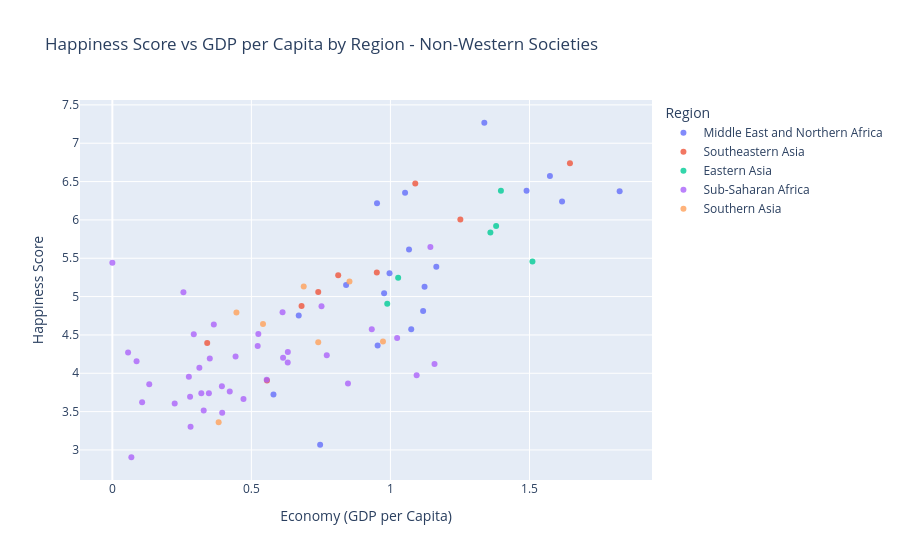

The code cell stored with this chart in its notebook:
### Code cell
# Task 3: EDA
# Scatter Plot of the rest
import plotly.express as px

fig_1 = px.scatter(
    rest_df,
    x="Economy (GDP per Capita)",
    y="Happiness Score",
    color="Region",
    hover_name="Country",
    title="Happiness Score vs GDP per Capita by Region - Non-Western Societies",
    opacity=0.8,
)

fig_1.show()

### Figure 1 — Plotly figure (JSON) as saved in the notebook; plotly's stock layout.template omitted (floating-point values rounded to 4 significant figures)
{"data": [{"hovertemplate": "<b>%{hovertext}</b><br><br>Region=Middle East and Northern Africa<br>Economy (GDP per Capita)=%{x}<br>Happiness Score=%{y}<extra></extra>", "hovertext": ["Israel", "United Arab Emirates", "Saudi Arabia", "Qatar", "Algeria", "Kuwait", "Bahrain", "Libya", "Turkey", "Jordan", "Morocco", "Lebanon", "Tunisia", "Iran", "Palestinian Territories", "Iraq", "Egypt", "Yemen", "Syria"], "legendgroup": "Middle East and Northern Africa", "marker": {"color": "#636efa", "opacity": 0.8, "symbol": "circle"}, "mode": "markers", "name": "Middle East and Northern Africa", "orientation": "v", "showlegend": true, "type": "scatter", "x": [1.338, 1.574, 1.49, 1.824, 1.053, 1.617, 0.9518, 1.067, 1.165, 0.9967, 0.8406, 1.123, 0.9772, 1.118, 0.6702, 1.075, 0.9539, 0.5794, 0.7472], "xaxis": "x", "y": [7.267, 6.573, 6.379, 6.375, 6.355, 6.239, 6.218, 5.615, 5.389, 5.303, 5.151, 5.129, 5.045, 4.813, 4.754, 4.575, 4.362, 3.724, 3.069], "yaxis": "y"}, {"hovertemplate": "<b>%{hovertext}</b><br><br>Region=Southeastern Asia<br>Economy (GDP per Capita)=%{x}<br>Happiness Score=%{y}<extra></extra>", "hovertext": ["Singapore", "Thailand", "Malaysia", "Indonesia", "Philippines", "Vietnam", "Laos", "Myanmar", "Cambodia"], "legendgroup": "Southeastern Asia", "marker": {"color": "#EF553B", "opacity": 0.8, "symbol": "circle"}, "mode": "markers", "name": "Southeastern Asia", "orientation": "v", "showlegend": true, "type": "scatter", "x": [1.646, 1.089, 1.251, 0.951, 0.8122, 0.7404, 0.6804, 0.3411, 0.556], "xaxis": "x", "y": [6.739, 6.474, 6.005, 5.314, 5.279, 5.061, 4.876, 4.395, 3.907], "yaxis": "y"}, {"hovertemplate": "<b>%{hovertext}</b><br><br>Region=Eastern Asia<br>Economy (GDP per Capita)=%{x}<br>Happiness Score=%{y}<extra></extra>", "hovertext": ["Taiwan", "Japan", "South Korea", "Hong Kong", "China", "Mongolia"], "legendgroup": "Eastern Asia", "marker": {"color": "#00cc96", "opacity": 0.8, "symbol": "circle"}, "mode": "markers", "name": "Eastern Asia", "orientation": "v", "showlegend": true, "type": "scatter", "x": [1.397, 1.38, 1.359, 1.511, 1.028, 0.9885], "xaxis": "x", "y": [6.379, 5.921, 5.835, 5.458, 5.245, 4.907], "yaxis": "y"}, {"hovertemplate": "<b>%{hovertext}</b><br><br>Region=Sub-Saharan Africa<br>Economy (GDP per Capita)=%{x}<br>Happiness Score=%{y}<extra></extra>", "hovertext": ["Mauritius", "Somalia", "Somaliland Region", "Nigeria", "Zambia", "Sierra Leone", "Namibia", "Cameroon", "Ethiopia", "South Africa", "Kenya", "Ghana", "Congo (Kinshasa)", "Congo (Brazzaville)", "Senegal", "Mauritania", "Zimbabwe", "Malawi", "Sudan", "Gabon", "Mali", "Botswana", "Comoros", "Ivory Coast", "Angola", "Niger", "South Sudan", "Chad", "Burkina Faso", "Uganda", "Madagascar", "Tanzania", "Liberia", "Guinea", "Rwanda", "Benin", "Togo", "Burundi"], "legendgroup": "Sub-Saharan Africa", "marker": {"color": "#ab63fa", "opacity": 0.8, "symbol": "circle"}, "mode": "markers", "name": "Sub-Saharan Africa", "orientation": "v", "showlegend": true, "type": "scatter", "x": [1.144, 0, 0.2556, 0.7522, 0.612, 0.3649, 0.9329, 0.525, 0.2928, 1.024, 0.5227, 0.6311, 0.05661, 0.7711, 0.4431, 0.6139, 0.3504, 0.08709, 0.6307, 1.159, 0.3129, 1.094, 0.2751, 0.5551, 0.8473, 0.1327, 0.3939, 0.4221, 0.32, 0.3472, 0.2795, 0.4716, 0.1071, 0.2241, 0.3285, 0.395, 0.2812, 0.06831], "xaxis": "x", "y": [5.648, 5.44, 5.057, 4.875, 4.795, 4.635, 4.574, 4.513, 4.508, 4.459, 4.356, 4.276, 4.272, 4.236, 4.219, 4.201, 4.193, 4.156, 4.139, 4.121, 4.073, 3.974, 3.956, 3.916, 3.866, 3.856, 3.832, 3.763, 3.739, 3.739, 3.695, 3.666, 3.622, 3.607, 3.515, 3.484, 3.303, 2.905], "yaxis": "y"}, {"hovertemplate": "<b>%{hovertext}</b><br><br>Region=Southern Asia<br>Economy (GDP per Capita)=%{x}<br>Happiness Score=%{y}<extra></extra>", "hovertext": ["Bhutan", "Pakistan", "Nepal", "Bangladesh", "Sri Lanka", "India", "Afghanistan"], "legendgroup": "Southern Asia", "marker": {"color": "#FFA15A", "opacity": 0.8, "symbol": "circle"}, "mode": "markers", "name": "Southern Asia", "orientation": "v", "showlegend": true, "type": "scatter", "x": [0.8527, 0.6882, 0.4463, 0.5418, 0.9732, 0.7404, 0.3823], "xaxis": "x", "y": [5.196, 5.132, 4.793, 4.643, 4.415, 4.404, 3.36], "yaxis": "y"}], "layout": {"legend": {"title": {"text": "Region"}, "tracegroupgap": 0}, "title": {"text": "Happiness Score vs GDP per Capita by Region - Non-Western Societies"}, "xaxis": {"anchor": "y", "domain": [0, 1], "title": {"text": "Economy (GDP per Capita)"}}, "yaxis": {"anchor": "x", "domain": [0, 1], "title": {"text": "Happiness Score"}}}}
